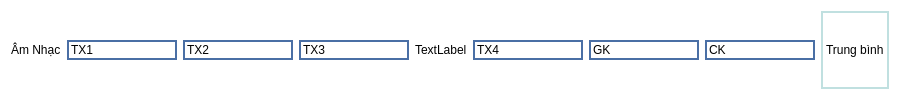
               <widget class="QWidget" name="widget_45" native="true">
                <property name="styleSheet">
                 <string notr="true">background-color: rgb(255, 255, 255);</string>
                </property>
                <layout class="QHBoxLayout" name="horizontalLayout_38">
                 <item>
                  <widget class="QLabel" name="label_75">
                   <property name="text">
                    <string>Âm Nhạc</string>
                   </property>
                  </widget>
                 </item>
                 <item>
                  <widget class="QLineEdit" name="lineEdit_195">
                   <property name="styleSheet">
                    <string notr="true">border: 2px solid #4A6FA5;</string>
                   </property>
                   <property name="text">
                    <string>TX1</string>
                   </property>
                  </widget>
                 </item>
                 <item>
                  <widget class="QLineEdit" name="lineEdit_196">
                   <property name="styleSheet">
                    <string notr="true">border: 2px solid #4A6FA5;</string>
                   </property>
                   <property name="text">
                    <string>TX2</string>
                   </property>
                  </widget>
                 </item>
                 <item>
                  <widget class="QLineEdit" name="lineEdit_197">
                   <property name="styleSheet">
                    <string notr="true">border: 2px solid #4A6FA5;</string>
                   </property>
                   <property name="text">
                    <string>TX3</string>
                   </property>
                  </widget>
                 </item>
                 <item>
                  <widget class="QLabel" name="label_76">
                   <property name="text">
                    <string>TextLabel</string>
                   </property>
                  </widget>
                 </item>
                 <item>
                  <widget class="QLineEdit" name="lineEdit_198">
                   <property name="styleSheet">
                    <string notr="true">border: 2px solid #4A6FA5;</string>
                   </property>
                   <property name="text">
                    <string>TX4</string>
                   </property>
                  </widget>
                 </item>
                 <item>
                  <widget class="QLineEdit" name="lineEdit_199">
                   <property name="styleSheet">
                    <string notr="true">border: 2px solid #4A6FA5;</string>
                   </property>
                   <property name="text">
                    <string>GK</string>
                   </property>
                  </widget>
                 </item>
                 <item>
                  <widget class="QLineEdit" name="lineEdit_200">
                   <property name="styleSheet">
                    <string notr="true">border: 2px solid #4A6FA5;</string>
                   </property>
                   <property name="text">
                    <string>CK</string>
                   </property>
                  </widget>
                 </item>
                 <item>
                  <widget class="QLabel" name="label_77">
                   <property name="styleSheet">
                    <string notr="true">border: 2px solid #C0E0E0;</string>
                   </property>
                   <property name="text">
                    <string>Trung bình</string>
                   </property>
                  </widget>
                 </item>
                </layout>
               </widget>
